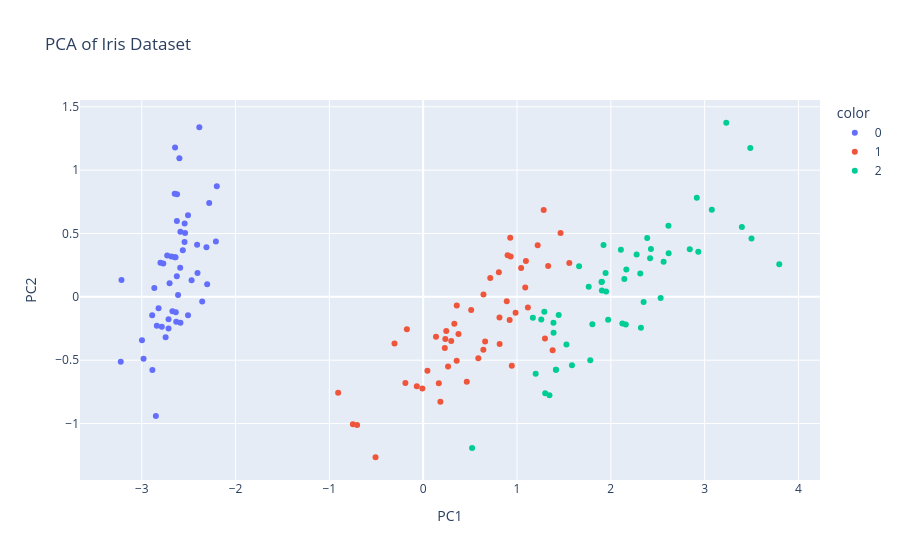

Notebook code cell kept with this figure:
### Code cell
df_plot = pd.DataFrame({"PC1": x_pca[:, 0], "PC2": x_pca[:, 1]})
px.scatter(df_plot, x="PC1", y="PC2", color=y.astype(str), title="PCA of Iris Dataset")
